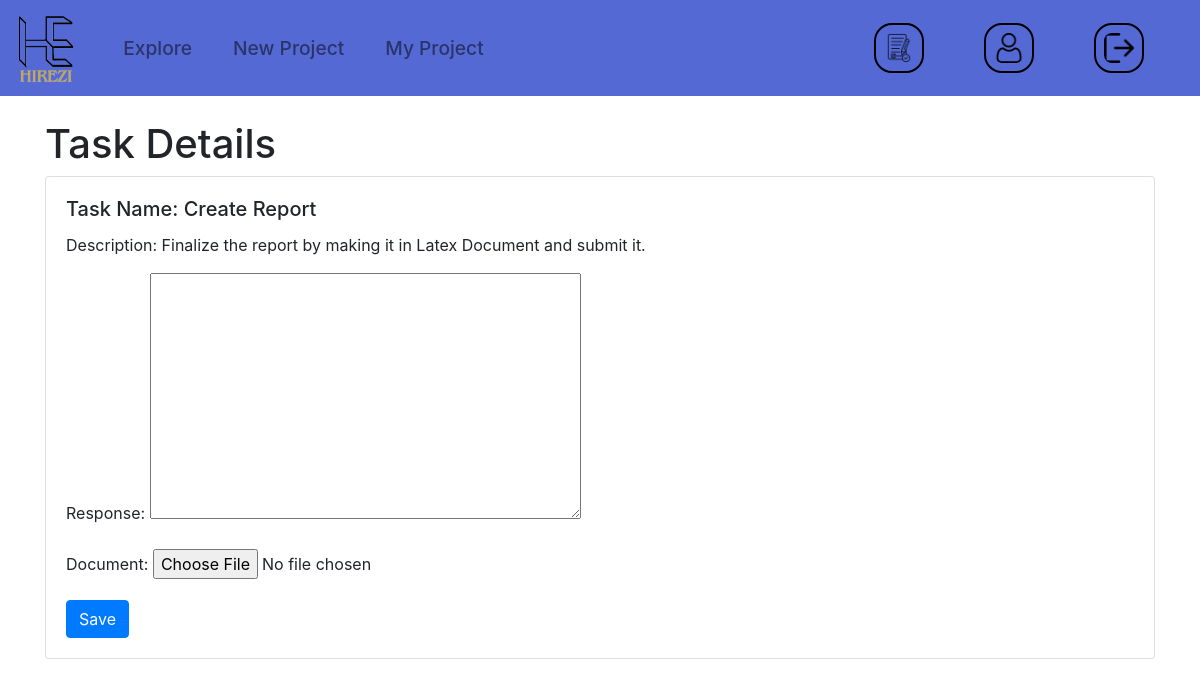
The page /task-details/16/ on the database its author committed.
### college/models.py (models this page shows, shortened)
class ProjectTask(models.Model):
    STATUS_CHOICES = [
        ('Pending', 'Pending'),
        ('Completed', 'Completed'),
        ('InProgress', 'In Progress'),
        ('Submitted','Submitted'),
        ('Reassigned','Re Assigned'),
        ('Verified','Verified')
    ]
    project = models.ForeignKey(Project, on_delete=models.CASCADE)
    task_name = models.ForeignKey(Task, on_delete=models.CASCADE)
    status = models.CharField(max_length=20, choices=STATUS_CHOICES, default='Pending')
    response = models.TextField(blank=True, null=True)
    remark = models.TextField(blank=True, null=True)
    score=models.IntegerField(default=0)
    document = models.FileField(upload_to='documents/', blank=True, null=True)

class Task(models.Model):
    name = models.CharField(max_length=200)
    description = models.TextField()
    due_date = models.DateField()
    notification_date = models.DateField()
    task_total_score=models.IntegerField()

### student/views.py (the view)
# urls.py: path('task-details/<int:task_id>/', views.task_details, name='task_details'),
def task_details(request, task_id):
    task = ProjectTask.objects.get(id=task_id)
    if request.method == 'POST':
        form = ProjectTaskForm(request.POST, request.FILES, instance=task)
        if form.is_valid():
            task.status='Submitted'
            form.save()
            print(task.project)
            return redirect('project_tasks', project_id=task.project.id)
    else:
        form = ProjectTaskForm(instance=task)
    return render(request, 'students/task_submit.html', {'task': task, 'form': form})

### student/forms.py
class ProjectTaskForm(forms.ModelForm):
    class Meta:
        model = ProjectTask
        fields = [ 'response', 'document']

### templates/students/task_submit.html (shortened to what this page needs)
{%extends 'students/student_base.html'%}
{%block body%}
<div class="container">
    <h1>Task Details</h1>
    <div class="card">
        <div class="card-body">
            <h5 class="card-title">Task Name: {{ task.task_name.name }}</h5>
            <p class="card-text">Description: {{ task.task_name.description }}</p>
    <form method="post" enctype="multipart/form-data">
        {{ form.as_p }}
        <button type="submit" class="btn btn-primary">Save</button>
    </form>
</div>
{%endblock%}

### rows shown on the page
ProjectTask: task_name.name "Create Report", task_name.description "Finalize the report by making it in Latex Document and submit it."
